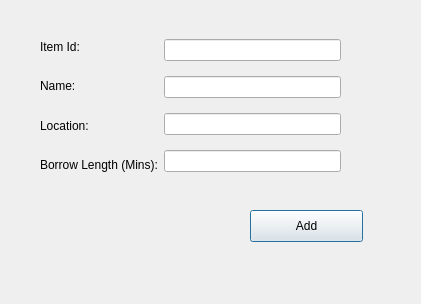
<?xml version="1.0" encoding="UTF-8"?>
<ui version="4.0">
 <class>AddItemWindow</class>
 <widget class="QDialog" name="AddItemWindow">
  <property name="geometry">
   <rect>
    <x>0</x>
    <y>0</y>
    <width>421</width>
    <height>304</height>
   </rect>
  </property>
  <property name="windowTitle">
   <string>Dialog</string>
  </property>
  <widget class="QWidget" name="layoutWidget">
   <property name="geometry">
    <rect>
     <x>40</x>
     <y>30</y>
     <width>301</width>
     <height>151</height>
    </rect>
   </property>
   <layout class="QHBoxLayout" name="horizontalLayout">
    <item>
     <layout class="QVBoxLayout" name="verticalLayout">
      <item>
       <widget class="QLabel" name="label">
        <property name="text">
         <string>Item Id:</string>
        </property>
       </widget>
      </item>
      <item>
       <widget class="QLabel" name="label_2">
        <property name="text">
         <string>Name:</string>
        </property>
       </widget>
      </item>
      <item>
       <widget class="QLabel" name="label_3">
        <property name="text">
         <string>Location:</string>
        </property>
       </widget>
      </item>
      <item>
       <widget class="QLabel" name="label_4">
        <property name="text">
         <string>Borrow Length (Mins):</string>
        </property>
       </widget>
      </item>
     </layout>
    </item>
    <item>
     <layout class="QVBoxLayout" name="verticalLayout_2">
      <item>
       <widget class="QLineEdit" name="lineEdit_ItemId"/>
      </item>
      <item>
       <widget class="QLineEdit" name="lineEdit_Name"/>
      </item>
      <item>
       <widget class="QLineEdit" name="lineEdit_Location"/>
      </item>
      <item>
       <widget class="QLineEdit" name="lineEdit_BorrowLength"/>
      </item>
     </layout>
    </item>
   </layout>
  </widget>
  <widget class="QPushButton" name="pushButton_Add">
   <property name="geometry">
    <rect>
     <x>250</x>
     <y>210</y>
     <width>113</width>
     <height>32</height>
    </rect>
   </property>
   <property name="text">
    <string>Add</string>
   </property>
  </widget>
 </widget>
 <resources/>
 <connections/>
</ui>
